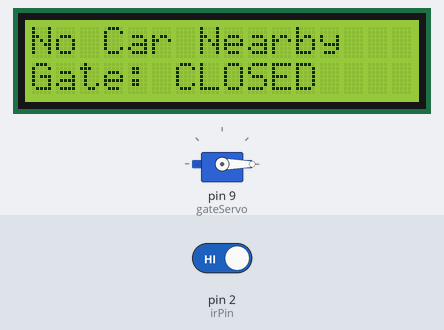
Bench run of a sketch on a simulated Arduino Uno, built with avr-gcc and run on an emulated ATmega328P. On the bench: 16×2 character LCD, servo. The inputs (shaded band) are chosen by the test bench; at power-on: pin 2 (irPin) HIGH.

Above: at 1.2 s.
1.3 s: pin 2 (irPin) driven LOW
At 2.5 s:
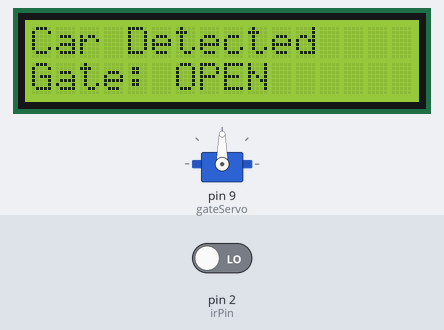
2.9 s: pin 2 (irPin) driven HIGH
At 4.1 s:
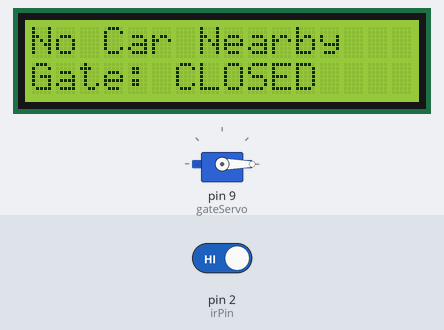
Timing chart, 0 to 5.9 s (numbered marks = the images above; inputs shaded):
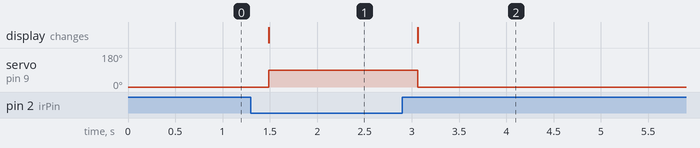

The sketch:

Outdoor_Gate.ino
```cpp
#include <Adafruit_LiquidCrystal.h>
#include <Servo.h>

Adafruit_LiquidCrystal lcd(0);

// Servo def
Servo gateServo;

// Sensor def
#define irPin 2
//bool carDetected = false;

void setup() {
  // LCD
  lcd.begin(16, 2);
  lcd.setBacklight(1);

  lcd.setCursor(0, 0);
  lcd.print("Smart Gate Ready");

  // IR Sensor
  pinMode(irPin, INPUT);

  // Servo
  gateServo.attach(9);
  gateServo.write(0);

  lcd.setCursor(0, 0);
  lcd.print("Smart Gate Ready");
}

void loop() {
  int irState = digitalRead(irPin);

  if (irState == LOW)
  {
    //if (!carDetected) {
     // carDetected = true;
      // open
      gateServo.write(90); // open the gate angle
      // display
      lcd.clear();
      lcd.setCursor(0, 0);
      lcd.print("Car Detected");
      lcd.setCursor(0, 1);
      lcd.print("Gate: OPEN");
    // }
  }
  else
  {
    //if (carDetected) {
      //carDetected = false;
      // to close the gate
      gateServo.write(0);

      // update the data on screen
      lcd.clear();
      lcd.setCursor(0, 0);
      lcd.print("No Car Nearby");
      lcd.setCursor(0, 1);
      lcd.print("Gate: CLOSED");
   // }
  }

  delay(200); // to make it stable
}
```

Measured:
- after the input at 1.3 s, servo on pin 9 (gateServo): 0° → 90° after 0.19 s; the display: changes after 0.19 s (image 1)
- after the input at 2.9 s, servo on pin 9 (gateServo): 90° → 0° after 0.16 s; the display: changes after 0.16 s (image 2)
